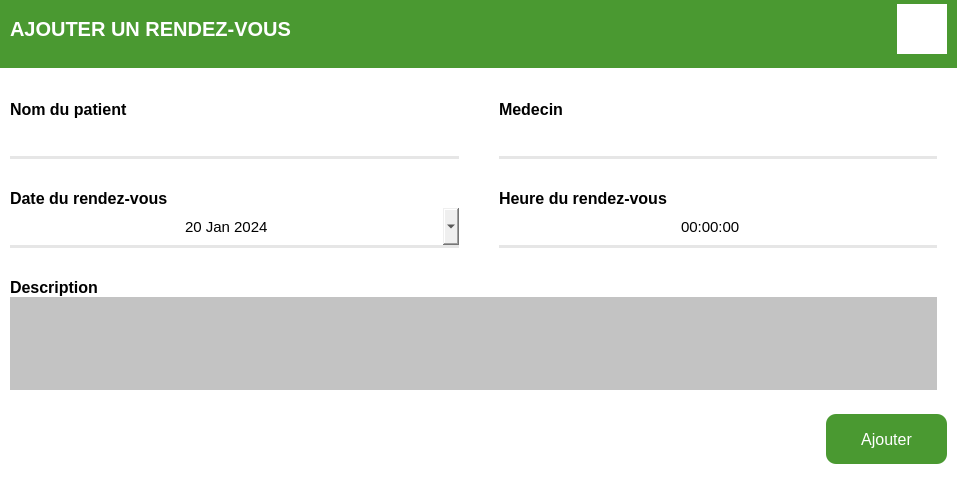
<?xml version="1.0" encoding="UTF-8"?>
<ui version="4.0">
 <class>AjouterRDV</class>
 <widget class="QDialog" name="AjouterRDV">
  <property name="geometry">
   <rect>
    <x>0</x>
    <y>0</y>
    <width>957</width>
    <height>499</height>
   </rect>
  </property>
  <property name="windowTitle">
   <string>Ajout rendez-vous</string>
  </property>
  <layout class="QHBoxLayout" name="horizontalLayout">
   <property name="spacing">
    <number>0</number>
   </property>
   <property name="leftMargin">
    <number>0</number>
   </property>
   <property name="topMargin">
    <number>0</number>
   </property>
   <property name="rightMargin">
    <number>0</number>
   </property>
   <property name="bottomMargin">
    <number>0</number>
   </property>
   <item>
    <widget class="QFrame" name="carre">
     <property name="styleSheet">
      <string notr="true">#carre{
	background-color: rgb(255, 255, 255);
}</string>
     </property>
     <property name="frameShape">
      <enum>QFrame::NoFrame</enum>
     </property>
     <property name="frameShadow">
      <enum>QFrame::Raised</enum>
     </property>
     <layout class="QVBoxLayout" name="verticalLayout_5">
      <property name="spacing">
       <number>0</number>
      </property>
      <property name="leftMargin">
       <number>0</number>
      </property>
      <property name="topMargin">
       <number>0</number>
      </property>
      <property name="rightMargin">
       <number>0</number>
      </property>
      <property name="bottomMargin">
       <number>10</number>
      </property>
      <item>
       <widget class="QFrame" name="autre">
        <property name="maximumSize">
         <size>
          <width>16777215</width>
          <height>70</height>
         </size>
        </property>
        <property name="styleSheet">
         <string notr="true">#autre{
border-bottom: 2px solid rgb(255, 255, 255);
	background-color: rgb(74, 153, 49);
}</string>
        </property>
        <property name="frameShape">
         <enum>QFrame::NoFrame</enum>
        </property>
        <property name="frameShadow">
         <enum>QFrame::Raised</enum>
        </property>
        <layout class="QHBoxLayout" name="horizontalLayout_2">
         <property name="spacing">
          <number>0</number>
         </property>
         <property name="leftMargin">
          <number>10</number>
         </property>
         <property name="topMargin">
          <number>0</number>
         </property>
         <property name="rightMargin">
          <number>10</number>
         </property>
         <property name="bottomMargin">
          <number>12</number>
         </property>
         <item>
          <widget class="QLabel" name="label_3">
           <property name="font">
            <font>
             <pointsize>15</pointsize>
             <weight>75</weight>
             <bold>true</bold>
            </font>
           </property>
           <property name="styleSheet">
            <string notr="true">background-color: rgb(74, 153, 49);
color: rgb(255, 255, 255);</string>
           </property>
           <property name="text">
            <string>AJOUTER UN RENDEZ-VOUS</string>
           </property>
          </widget>
         </item>
         <item>
          <widget class="QPushButton" name="femer">
           <property name="maximumSize">
            <size>
             <width>50</width>
             <height>50</height>
            </size>
           </property>
           <property name="cursor">
            <cursorShape>PointingHandCursor</cursorShape>
           </property>
           <property name="styleSheet">
            <string notr="true">QPushButton{
background-color: rgb(255, 255, 255);
border: none;
}

QPushButton:hover{
background-color: rgb(247, 47, 47);
}</string>
           </property>
           <property name="text">
            <string/>
           </property>
           <property name="icon">
            <iconset resource="icon.qrc">
             <normaloff>:/ICON/close-line.svg</normaloff>:/ICON/close-line.svg</iconset>
           </property>
           <property name="iconSize">
            <size>
             <width>36</width>
             <height>36</height>
            </size>
           </property>
          </widget>
         </item>
        </layout>
       </widget>
      </item>
      <item>
       <widget class="QFrame" name="frame_6">
        <property name="maximumSize">
         <size>
          <width>16777215</width>
          <height>320</height>
         </size>
        </property>
        <property name="styleSheet">
         <string notr="true">#frame_6{
background-color: rgb(255, 255, 255);
}

QLineEdit{
border: none;
border-bottom: 3px solid rgb(230, 230, 230);
background-color: transparent;
}</string>
        </property>
        <property name="frameShape">
         <enum>QFrame::NoFrame</enum>
        </property>
        <property name="frameShadow">
         <enum>QFrame::Raised</enum>
        </property>
        <layout class="QVBoxLayout" name="verticalLayout">
         <property name="spacing">
          <number>0</number>
         </property>
         <property name="leftMargin">
          <number>10</number>
         </property>
         <property name="topMargin">
          <number>0</number>
         </property>
         <property name="rightMargin">
          <number>10</number>
         </property>
         <property name="bottomMargin">
          <number>0</number>
         </property>
         <item>
          <widget class="QFrame" name="frame">
           <property name="frameShape">
            <enum>QFrame::NoFrame</enum>
           </property>
           <property name="frameShadow">
            <enum>QFrame::Raised</enum>
           </property>
           <layout class="QHBoxLayout" name="horizontalLayout_6">
            <property name="spacing">
             <number>0</number>
            </property>
            <property name="leftMargin">
             <number>0</number>
            </property>
            <property name="topMargin">
             <number>0</number>
            </property>
            <property name="rightMargin">
             <number>0</number>
            </property>
            <property name="bottomMargin">
             <number>0</number>
            </property>
            <item>
             <widget class="QFrame" name="frame_4">
              <property name="maximumSize">
               <size>
                <width>469</width>
                <height>16777215</height>
               </size>
              </property>
              <property name="frameShape">
               <enum>QFrame::NoFrame</enum>
              </property>
              <property name="frameShadow">
               <enum>QFrame::Raised</enum>
              </property>
              <layout class="QVBoxLayout" name="verticalLayout_2">
               <property name="spacing">
                <number>0</number>
               </property>
               <property name="leftMargin">
                <number>0</number>
               </property>
               <property name="topMargin">
                <number>0</number>
               </property>
               <property name="rightMargin">
                <number>20</number>
               </property>
               <property name="bottomMargin">
                <number>0</number>
               </property>
               <item>
                <widget class="QFrame" name="frame_7">
                 <property name="frameShape">
                  <enum>QFrame::NoFrame</enum>
                 </property>
                 <property name="frameShadow">
                  <enum>QFrame::Raised</enum>
                 </property>
                 <layout class="QHBoxLayout" name="horizontalLayout_3">
                  <property name="spacing">
                   <number>0</number>
                  </property>
                  <property name="leftMargin">
                   <number>0</number>
                  </property>
                  <property name="topMargin">
                   <number>30</number>
                  </property>
                  <property name="rightMargin">
                   <number>0</number>
                  </property>
                  <property name="bottomMargin">
                   <number>0</number>
                  </property>
                  <item>
                   <widget class="QLabel" name="label">
                    <property name="font">
                     <font>
                      <pointsize>12</pointsize>
                      <weight>75</weight>
                      <bold>true</bold>
                     </font>
                    </property>
                    <property name="text">
                     <string>Nom du patient</string>
                    </property>
                   </widget>
                  </item>
                 </layout>
                </widget>
               </item>
               <item>
                <widget class="QFrame" name="frame_5">
                 <property name="frameShape">
                  <enum>QFrame::NoFrame</enum>
                 </property>
                 <property name="frameShadow">
                  <enum>QFrame::Raised</enum>
                 </property>
                 <layout class="QVBoxLayout" name="verticalLayout_3">
                  <property name="spacing">
                   <number>0</number>
                  </property>
                  <property name="leftMargin">
                   <number>0</number>
                  </property>
                  <property name="topMargin">
                   <number>0</number>
                  </property>
                  <property name="rightMargin">
                   <number>0</number>
                  </property>
                  <property name="bottomMargin">
                   <number>0</number>
                  </property>
                  <item>
                   <widget class="QLineEdit" name="L_nomP">
                    <property name="minimumSize">
                     <size>
                      <width>0</width>
                      <height>40</height>
                     </size>
                    </property>
                    <property name="font">
                     <font>
                      <pointsize>11</pointsize>
                     </font>
                    </property>
                    <property name="inputMethodHints">
                     <set>Qt::ImhNone</set>
                    </property>
                    <property name="cursorPosition">
                     <number>0</number>
                    </property>
                   </widget>
                  </item>
                 </layout>
                </widget>
               </item>
              </layout>
             </widget>
            </item>
            <item>
             <widget class="QFrame" name="frame_8">
              <property name="frameShape">
               <enum>QFrame::NoFrame</enum>
              </property>
              <property name="frameShadow">
               <enum>QFrame::Raised</enum>
              </property>
              <layout class="QHBoxLayout" name="horizontalLayout_4">
               <property name="spacing">
                <number>0</number>
               </property>
               <property name="leftMargin">
                <number>0</number>
               </property>
               <property name="topMargin">
                <number>0</number>
               </property>
               <property name="rightMargin">
                <number>0</number>
               </property>
               <property name="bottomMargin">
                <number>0</number>
               </property>
               <item>
                <widget class="QFrame" name="frame_18">
                 <property name="maximumSize">
                  <size>
                   <width>16777215</width>
                   <height>16777215</height>
                  </size>
                 </property>
                 <property name="frameShape">
                  <enum>QFrame::NoFrame</enum>
                 </property>
                 <property name="frameShadow">
                  <enum>QFrame::Raised</enum>
                 </property>
                 <layout class="QVBoxLayout" name="verticalLayout_21">
                  <property name="spacing">
                   <number>0</number>
                  </property>
                  <property name="leftMargin">
                   <number>20</number>
                  </property>
                  <property name="topMargin">
                   <number>0</number>
                  </property>
                  <property name="rightMargin">
                   <number>0</number>
                  </property>
                  <property name="bottomMargin">
                   <number>0</number>
                  </property>
                  <item>
                   <widget class="QFrame" name="frame_19">
                    <property name="frameShape">
                     <enum>QFrame::NoFrame</enum>
                    </property>
                    <property name="frameShadow">
                     <enum>QFrame::Raised</enum>
                    </property>
                    <layout class="QHBoxLayout" name="horizontalLayout_14">
                     <property name="spacing">
                      <number>0</number>
                     </property>
                     <property name="leftMargin">
                      <number>0</number>
                     </property>
                     <property name="topMargin">
                      <number>30</number>
                     </property>
                     <property name="rightMargin">
                      <number>0</number>
                     </property>
                     <property name="bottomMargin">
                      <number>0</number>
                     </property>
                     <item>
                      <widget class="QLabel" name="label_11">
                       <property name="font">
                        <font>
                         <pointsize>12</pointsize>
                         <weight>75</weight>
                         <bold>true</bold>
                        </font>
                       </property>
                       <property name="text">
                        <string>Medecin</string>
                       </property>
                      </widget>
                     </item>
                    </layout>
                   </widget>
                  </item>
                  <item>
                   <widget class="QFrame" name="frame_21">
                    <property name="frameShape">
                     <enum>QFrame::NoFrame</enum>
                    </property>
                    <property name="frameShadow">
                     <enum>QFrame::Raised</enum>
                    </property>
                    <layout class="QVBoxLayout" name="verticalLayout_22">
                     <property name="spacing">
                      <number>0</number>
                     </property>
                     <property name="leftMargin">
                      <number>0</number>
                     </property>
                     <property name="topMargin">
                      <number>0</number>
                     </property>
                     <property name="rightMargin">
                      <number>10</number>
                     </property>
                     <property name="bottomMargin">
                      <number>0</number>
                     </property>
                     <item>
                      <widget class="QLineEdit" name="L_nomM">
                       <property name="minimumSize">
                        <size>
                         <width>0</width>
                         <height>40</height>
                        </size>
                       </property>
                       <property name="font">
                        <font>
                         <pointsize>11</pointsize>
                        </font>
                       </property>
                      </widget>
                     </item>
                    </layout>
                   </widget>
                  </item>
                 </layout>
                </widget>
               </item>
              </layout>
             </widget>
            </item>
           </layout>
          </widget>
         </item>
         <item>
          <widget class="QFrame" name="frame_2">
           <property name="frameShape">
            <enum>QFrame::NoFrame</enum>
           </property>
           <property name="frameShadow">
            <enum>QFrame::Raised</enum>
           </property>
           <layout class="QHBoxLayout" name="horizontalLayout_8">
            <property name="spacing">
             <number>0</number>
            </property>
            <property name="leftMargin">
             <number>0</number>
            </property>
            <property name="topMargin">
             <number>0</number>
            </property>
            <property name="rightMargin">
             <number>0</number>
            </property>
            <property name="bottomMargin">
             <number>0</number>
            </property>
            <item>
             <widget class="QFrame" name="frame_26">
              <property name="minimumSize">
               <size>
                <width>469</width>
                <height>0</height>
               </size>
              </property>
              <property name="maximumSize">
               <size>
                <width>469</width>
                <height>16777215</height>
               </size>
              </property>
              <property name="frameShape">
               <enum>QFrame::NoFrame</enum>
              </property>
              <property name="frameShadow">
               <enum>QFrame::Raised</enum>
              </property>
              <layout class="QVBoxLayout" name="verticalLayout_19">
               <property name="spacing">
                <number>0</number>
               </property>
               <property name="leftMargin">
                <number>0</number>
               </property>
               <property name="topMargin">
                <number>0</number>
               </property>
               <property name="rightMargin">
                <number>20</number>
               </property>
               <property name="bottomMargin">
                <number>0</number>
               </property>
               <item>
                <widget class="QFrame" name="frame_28">
                 <property name="frameShape">
                  <enum>QFrame::NoFrame</enum>
                 </property>
                 <property name="frameShadow">
                  <enum>QFrame::Raised</enum>
                 </property>
                 <layout class="QVBoxLayout" name="verticalLayout_20">
                  <property name="spacing">
                   <number>0</number>
                  </property>
                  <property name="leftMargin">
                   <number>0</number>
                  </property>
                  <property name="topMargin">
                   <number>0</number>
                  </property>
                  <property name="rightMargin">
                   <number>0</number>
                  </property>
                  <property name="bottomMargin">
                   <number>0</number>
                  </property>
                  <item>
                   <widget class="QFrame" name="frame_24">
                    <property name="frameShape">
                     <enum>QFrame::NoFrame</enum>
                    </property>
                    <property name="frameShadow">
                     <enum>QFrame::Raised</enum>
                    </property>
                    <layout class="QHBoxLayout" name="horizontalLayout_11">
                     <property name="spacing">
                      <number>0</number>
                     </property>
                     <property name="leftMargin">
                      <number>0</number>
                     </property>
                     <property name="topMargin">
                      <number>30</number>
                     </property>
                     <property name="rightMargin">
                      <number>0</number>
                     </property>
                     <property name="bottomMargin">
                      <number>0</number>
                     </property>
                     <item>
                      <widget class="QLabel" name="label_9">
                       <property name="font">
                        <font>
                         <pointsize>12</pointsize>
                         <weight>75</weight>
                         <bold>true</bold>
                        </font>
                       </property>
                       <property name="text">
                        <string>Date du rendez-vous</string>
                       </property>
                      </widget>
                     </item>
                    </layout>
                   </widget>
                  </item>
                 </layout>
                </widget>
               </item>
               <item>
                <widget class="QDateEdit" name="D_RDV">
                 <property name="minimumSize">
                  <size>
                   <width>0</width>
                   <height>40</height>
                  </size>
                 </property>
                 <property name="font">
                  <font>
                   <pointsize>11</pointsize>
                  </font>
                 </property>
                 <property name="styleSheet">
                  <string notr="true">border: none;
border-bottom: 3px solid rgb(230, 230, 230);</string>
                 </property>
                 <property name="wrapping">
                  <bool>false</bool>
                 </property>
                 <property name="alignment">
                  <set>Qt::AlignCenter</set>
                 </property>
                 <property name="buttonSymbols">
                  <enum>QAbstractSpinBox::UpDownArrows</enum>
                 </property>
                 <property name="correctionMode">
                  <enum>QAbstractSpinBox::CorrectToPreviousValue</enum>
                 </property>
                 <property name="currentSection">
                  <enum>QDateTimeEdit::MonthSection</enum>
                 </property>
                 <property name="calendarPopup">
                  <bool>true</bool>
                 </property>
                 <property name="currentSectionIndex">
                  <number>1</number>
                 </property>
                 <property name="timeSpec">
                  <enum>Qt::LocalTime</enum>
                 </property>
                 <property name="date">
                  <date>
                   <year>2024</year>
                   <month>1</month>
                   <day>20</day>
                  </date>
                 </property>
                </widget>
               </item>
              </layout>
             </widget>
            </item>
            <item>
             <widget class="QFrame" name="frame_14">
              <property name="maximumSize">
               <size>
                <width>16777215</width>
                <height>16777215</height>
               </size>
              </property>
              <property name="frameShape">
               <enum>QFrame::NoFrame</enum>
              </property>
              <property name="frameShadow">
               <enum>QFrame::Raised</enum>
              </property>
              <layout class="QVBoxLayout" name="verticalLayout_15">
               <property name="spacing">
                <number>0</number>
               </property>
               <property name="leftMargin">
                <number>20</number>
               </property>
               <property name="topMargin">
                <number>0</number>
               </property>
               <property name="rightMargin">
                <number>0</number>
               </property>
               <property name="bottomMargin">
                <number>0</number>
               </property>
               <item>
                <widget class="QFrame" name="frame_17">
                 <property name="frameShape">
                  <enum>QFrame::NoFrame</enum>
                 </property>
                 <property name="frameShadow">
                  <enum>QFrame::Raised</enum>
                 </property>
                 <layout class="QHBoxLayout" name="horizontalLayout_10">
                  <property name="spacing">
                   <number>0</number>
                  </property>
                  <property name="leftMargin">
                   <number>0</number>
                  </property>
                  <property name="topMargin">
                   <number>30</number>
                  </property>
                  <property name="rightMargin">
                   <number>0</number>
                  </property>
                  <property name="bottomMargin">
                   <number>0</number>
                  </property>
                  <item>
                   <widget class="QLabel" name="label_8">
                    <property name="font">
                     <font>
                      <pointsize>12</pointsize>
                      <weight>75</weight>
                      <bold>true</bold>
                     </font>
                    </property>
                    <property name="text">
                     <string>Heure du rendez-vous</string>
                    </property>
                   </widget>
                  </item>
                 </layout>
                </widget>
               </item>
               <item>
                <widget class="QFrame" name="frame_20">
                 <property name="frameShape">
                  <enum>QFrame::NoFrame</enum>
                 </property>
                 <property name="frameShadow">
                  <enum>QFrame::Raised</enum>
                 </property>
                 <layout class="QVBoxLayout" name="verticalLayout_16">
                  <property name="spacing">
                   <number>0</number>
                  </property>
                  <property name="leftMargin">
                   <number>0</number>
                  </property>
                  <property name="topMargin">
                   <number>0</number>
                  </property>
                  <property name="rightMargin">
                   <number>10</number>
                  </property>
                  <property name="bottomMargin">
                   <number>0</number>
                  </property>
                  <item>
                   <widget class="QTimeEdit" name="H_RDV">
                    <property name="minimumSize">
                     <size>
                      <width>0</width>
                      <height>40</height>
                     </size>
                    </property>
                    <property name="font">
                     <font>
                      <pointsize>11</pointsize>
                      <weight>50</weight>
                      <bold>false</bold>
                     </font>
                    </property>
                    <property name="styleSheet">
                     <string notr="true">border: none;
font: 11pt &quot;MS Shell Dlg 2&quot;;
background-color: transparent;
border-bottom: 3px solid rgb(230, 230, 230);</string>
                    </property>
                    <property name="alignment">
                     <set>Qt::AlignCenter</set>
                    </property>
                   </widget>
                  </item>
                 </layout>
                </widget>
               </item>
              </layout>
             </widget>
            </item>
           </layout>
          </widget>
         </item>
         <item>
          <widget class="QFrame" name="frame_3">
           <property name="minimumSize">
            <size>
             <width>0</width>
             <height>0</height>
            </size>
           </property>
           <property name="frameShape">
            <enum>QFrame::NoFrame</enum>
           </property>
           <property name="frameShadow">
            <enum>QFrame::Raised</enum>
           </property>
           <layout class="QHBoxLayout" name="horizontalLayout_7">
            <property name="spacing">
             <number>0</number>
            </property>
            <property name="leftMargin">
             <number>0</number>
            </property>
            <property name="topMargin">
             <number>0</number>
            </property>
            <property name="rightMargin">
             <number>0</number>
            </property>
            <property name="bottomMargin">
             <number>0</number>
            </property>
            <item>
             <widget class="QFrame" name="frame_11">
              <property name="frameShape">
               <enum>QFrame::NoFrame</enum>
              </property>
              <property name="frameShadow">
               <enum>QFrame::Raised</enum>
              </property>
              <layout class="QVBoxLayout" name="verticalLayout_7">
               <property name="spacing">
                <number>0</number>
               </property>
               <property name="leftMargin">
                <number>0</number>
               </property>
               <property name="topMargin">
                <number>0</number>
               </property>
               <property name="rightMargin">
                <number>10</number>
               </property>
               <property name="bottomMargin">
                <number>0</number>
               </property>
               <item>
                <widget class="QFrame" name="frame_12">
                 <property name="frameShape">
                  <enum>QFrame::NoFrame</enum>
                 </property>
                 <property name="frameShadow">
                  <enum>QFrame::Raised</enum>
                 </property>
                 <layout class="QHBoxLayout" name="horizontalLayout_5">
                  <property name="spacing">
                   <number>0</number>
                  </property>
                  <property name="leftMargin">
                   <number>0</number>
                  </property>
                  <property name="topMargin">
                   <number>30</number>
                  </property>
                  <property name="rightMargin">
                   <number>0</number>
                  </property>
                  <property name="bottomMargin">
                   <number>0</number>
                  </property>
                  <item>
                   <widget class="QLabel" name="label_4">
                    <property name="font">
                     <font>
                      <pointsize>12</pointsize>
                      <weight>75</weight>
                      <bold>true</bold>
                     </font>
                    </property>
                    <property name="text">
                     <string>Description</string>
                    </property>
                   </widget>
                  </item>
                 </layout>
                </widget>
               </item>
               <item>
                <widget class="QFrame" name="frame_13">
                 <property name="minimumSize">
                  <size>
                   <width>0</width>
                   <height>70</height>
                  </size>
                 </property>
                 <property name="frameShape">
                  <enum>QFrame::NoFrame</enum>
                 </property>
                 <property name="frameShadow">
                  <enum>QFrame::Raised</enum>
                 </property>
                 <layout class="QVBoxLayout" name="verticalLayout_8">
                  <property name="spacing">
                   <number>0</number>
                  </property>
                  <property name="leftMargin">
                   <number>0</number>
                  </property>
                  <property name="topMargin">
                   <number>0</number>
                  </property>
                  <property name="rightMargin">
                   <number>0</number>
                  </property>
                  <property name="bottomMargin">
                   <number>0</number>
                  </property>
                  <item>
                   <widget class="QPlainTextEdit" name="T_descriptionRDV">
                    <property name="minimumSize">
                     <size>
                      <width>0</width>
                      <height>70</height>
                     </size>
                    </property>
                    <property name="font">
                     <font>
                      <pointsize>10</pointsize>
                     </font>
                    </property>
                    <property name="styleSheet">
                     <string notr="true">border: none;
background-color: rgb(195, 195, 195);</string>
                    </property>
                   </widget>
                  </item>
                 </layout>
                </widget>
               </item>
              </layout>
             </widget>
            </item>
           </layout>
          </widget>
         </item>
        </layout>
       </widget>
      </item>
      <item>
       <widget class="QFrame" name="frame_15">
        <property name="frameShape">
         <enum>QFrame::NoFrame</enum>
        </property>
        <property name="frameShadow">
         <enum>QFrame::Raised</enum>
        </property>
        <layout class="QHBoxLayout" name="horizontalLayout_13">
         <property name="spacing">
          <number>0</number>
         </property>
         <property name="leftMargin">
          <number>0</number>
         </property>
         <property name="topMargin">
          <number>0</number>
         </property>
         <property name="rightMargin">
          <number>0</number>
         </property>
         <property name="bottomMargin">
          <number>0</number>
         </property>
         <item>
          <spacer name="horizontalSpacer">
           <property name="orientation">
            <enum>Qt::Horizontal</enum>
           </property>
           <property name="sizeHint" stdset="0">
            <size>
             <width>823</width>
             <height>20</height>
            </size>
           </property>
          </spacer>
         </item>
         <item>
          <widget class="QFrame" name="frame_16">
           <property name="cursor">
            <cursorShape>ArrowCursor</cursorShape>
           </property>
           <property name="frameShape">
            <enum>QFrame::NoFrame</enum>
           </property>
           <property name="frameShadow">
            <enum>QFrame::Raised</enum>
           </property>
           <layout class="QHBoxLayout" name="horizontalLayout_9">
            <property name="spacing">
             <number>0</number>
            </property>
            <property name="leftMargin">
             <number>0</number>
            </property>
            <property name="topMargin">
             <number>0</number>
            </property>
            <property name="rightMargin">
             <number>10</number>
            </property>
            <property name="bottomMargin">
             <number>0</number>
            </property>
            <item>
             <widget class="QPushButton" name="btnAjoutRDV">
              <property name="minimumSize">
               <size>
                <width>121</width>
                <height>50</height>
               </size>
              </property>
              <property name="font">
               <font>
                <pointsize>12</pointsize>
               </font>
              </property>
              <property name="styleSheet">
               <string notr="true">background-color: rgb(74, 153, 49);
color: rgb(255, 255, 255);
border: none;
border-radius: 10px;</string>
              </property>
              <property name="text">
               <string>Ajouter</string>
              </property>
              <property name="icon">
               <iconset resource="icon.qrc">
                <normaloff>:/ICON/plus.svg</normaloff>:/ICON/plus.svg</iconset>
              </property>
              <property name="iconSize">
               <size>
                <width>24</width>
                <height>24</height>
               </size>
              </property>
             </widget>
            </item>
           </layout>
          </widget>
         </item>
        </layout>
       </widget>
      </item>
     </layout>
    </widget>
   </item>
  </layout>
 </widget>
 <resources>
  <include location="icon.qrc"/>
 </resources>
 <connections/>
</ui>
